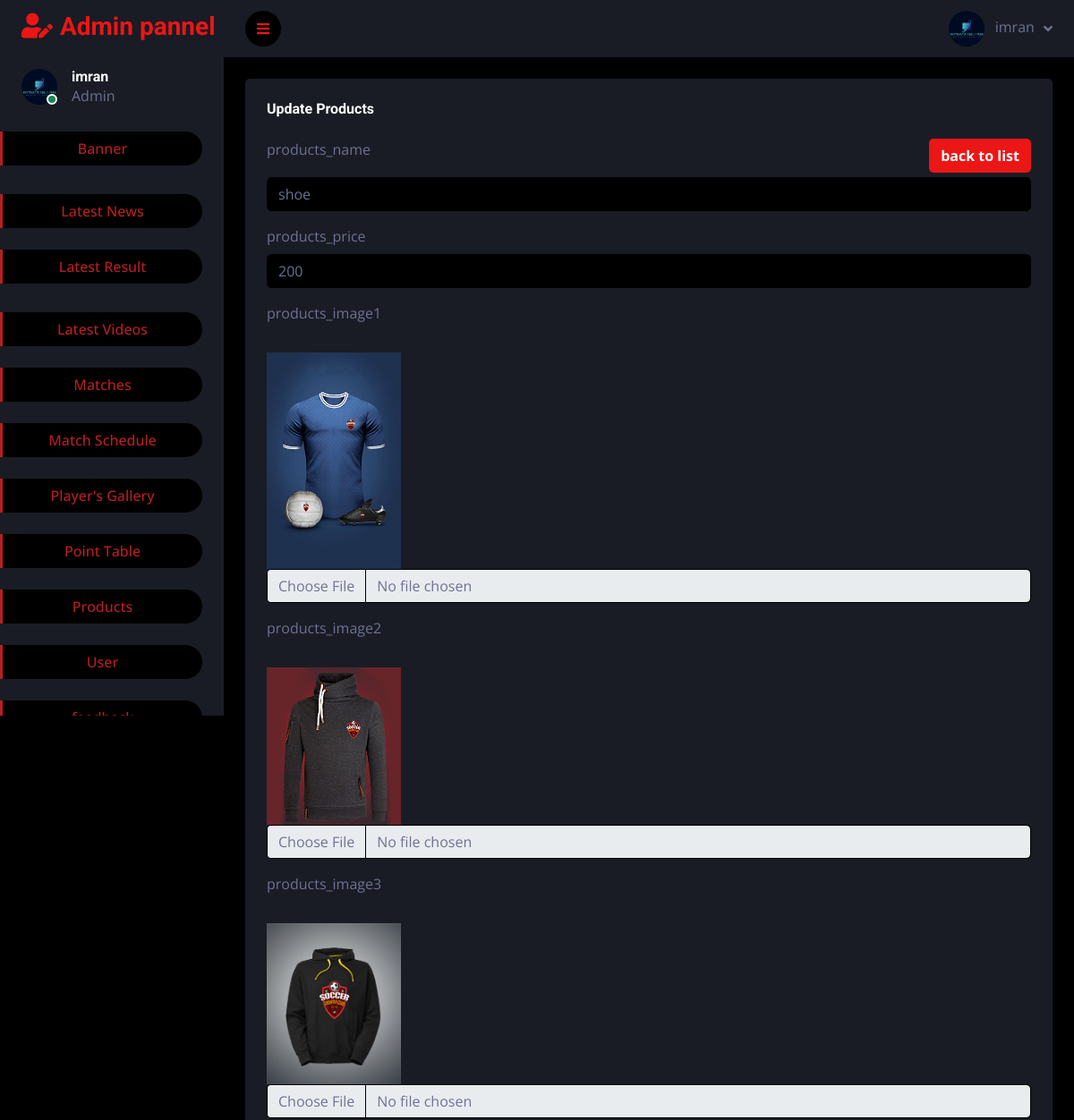
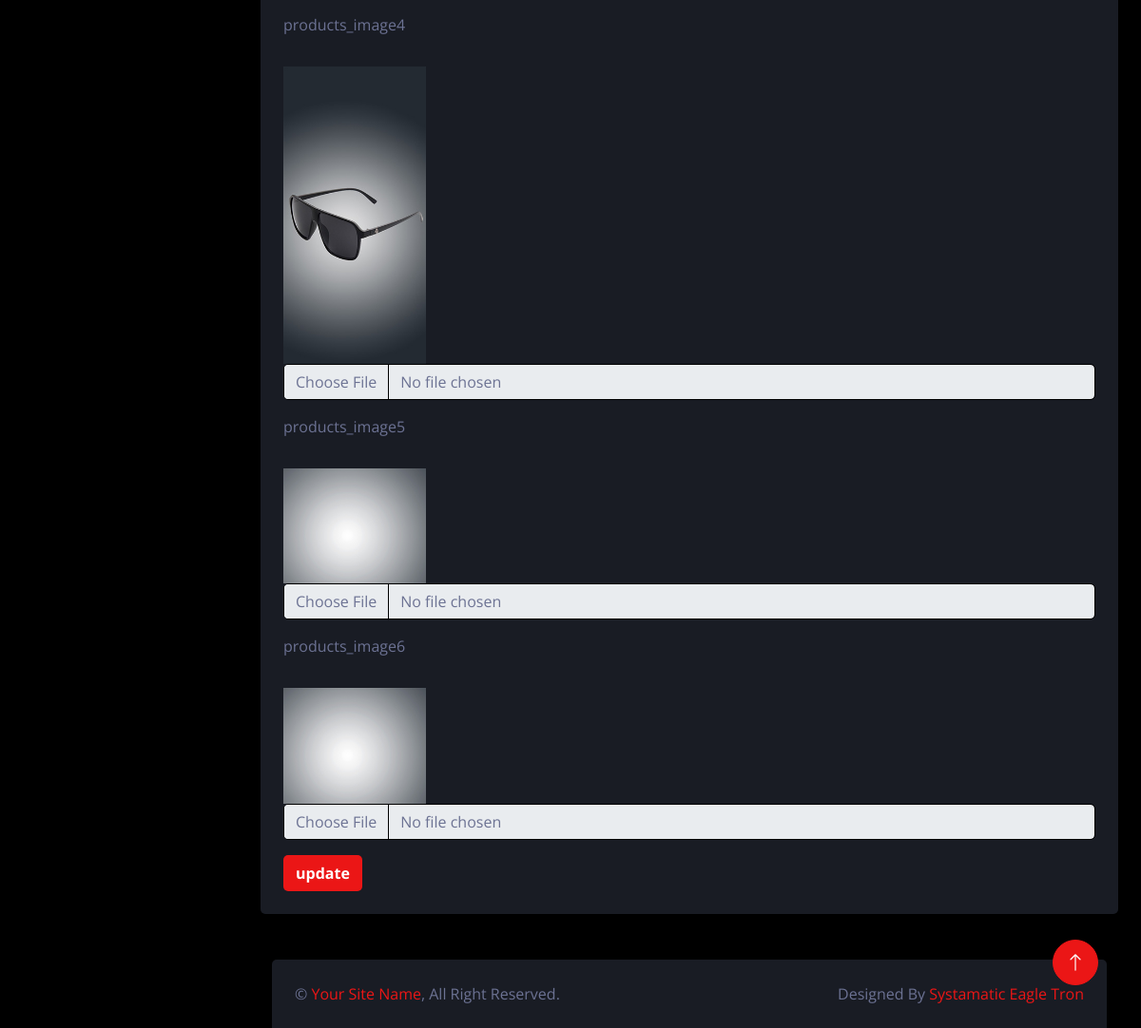
Screenshot of /product_update.php?up&update_id=3 (signed in) with the database file from the repository (2 pictures, top to bottom).
### tables this page shows
CREATE TABLE IF NOT EXISTS `products` (
  `products_id` int(11) NOT NULL AUTO_INCREMENT,
  `products_name` varchar(226) NOT NULL,
  `products_price` varchar(226) NOT NULL,
  `products_image1` varchar(226) NOT NULL,
  `products_image2` varchar(226) NOT NULL,
  `products_image3` varchar(226) NOT NULL,
  `products_image4` varchar(226) NOT NULL,
  `products_image5` varchar(226) NOT NULL,
  `products_image6` varchar(226) NOT NULL,
  PRIMARY KEY (`products_id`)
);

### product_update.php (the view, shortened to what this page needs)
<?php
include('header.php');
$id = $_GET['update_id'];
?>
<div class="container-fluid pt-4 px-4">
                <div class="row g-4">
                    <div class="col-sm-12 col-xl-12">
                        <div class="bg-secondary rounded h-100 p-4">
                            <h6 class="mb-4">Update Products</h6>
                        <a href="products.php"><button style="background-color:#EB1616;font-weight:bolder;color:white;float:right;margin-bottom:5px;" class="btn">back to list</button></a>
                            <form method="POST" enctype="multipart/form-data">
                            <?php
$sqlq=mysqli_query($con,"SELECT * from `products`  where products_id = '".$id."' " );
$st=mysqli_fetch_array($sqlq);
?>
                            <div class="mb-3">
                                    <label class="form-label">products_name</label>
                                    <input type="text"  value="<?php echo $st['products_name']?>"   name="products_name" class="form-control" >
                                </div>
                                <div class="mb-3">
                                    <label class="form-label">products_price</label>
                                    <input type="text"  value="<?php echo $st['products_price']?>"   name="products_price" class="form-control">
                                </div>
                                <div class="mb-3">
                                    <label class="form-label">products_image1</label>
                                    <br>
                                    <br>
                                    <img src="<?php echo $st['products_image1']?>" width="150px" alt="">
                                    <input type="file" name="products_image1" class="form-control">
                                </div>
                                <div class="mb-3">
                                    <label class="form-label">products_image2</label>
                                    <br>
                                    <br>
                                    <img src="<?php echo $st['products_image2']?>" width="150px" alt="">
                                    <input type="file" name="products_image2" class="form-control">
                                </div>
                                <div class="mb-3">
                                    <label class="form-label">products_image3</label>
                                    <br>
                                    <br>
                                    <img src="<?php echo $st['products_image3']?>" width="150px" alt="">
                                    <input type="file" name="products_image3" class="form-control">
                                </div>
                                <div class="mb-3">
                                    <label class="form-label">products_image4</label>
                                    <br>
                                    <br>
                                    <img src="<?php echo $st['products_image4']?>" width="150px" alt="">
                                    <input type="file" name="products_image4" class="form-control">
                                </div>
                                <div class="mb-3">
                                    <label class="form-label">products_image5</label>
                                    <br>
                                    <br>
                                    <img src="<?php echo $st['products_image5']?>" width="150px" alt="">
                                    <input type="file" name="products_image5" class="form-control">
                                </div>
                                <div class="mb-3">
                                    <label class="form-label">products_image6</label>
                                    <br>
                                    <br>
                                    <img src="<?php echo $st['products_image6']?>" width="150px" alt="">
                                    <input type="file" name="products_image6" class="form-control">
                                </div>
                               <div>
             <button  name="update" type="submit" class="btn"  style="background-color:#EB1616;font-weight:bolder;color:white;">update</button>
                             </div>
                            </form>
                        </div>
                    </div>
<?php
include('footer.php');
?>

### header.php (shortened to what this page needs)
<?php
include('config.php');
?>
<!DOCTYPE html>
<html lang="en">
<head>
    <link href="https://cdnjs.cloudflare.com/ajax/libs/font-awesome/5.10.0/css/all.min.css" rel="stylesheet">
    <link href="https://cdn.jsdelivr.net/npm/bootstrap-icons@1.4.1/font/bootstrap-icons.css" rel="stylesheet">
    <link href="lib/owlcarousel/assets/owl.carousel.min.css" rel="stylesheet">
    <link href="lib/tempusdominus/css/tempusdominus-bootstrap-4.min.css" rel="stylesheet" />
    <link href="css/bootstrap.min.css" rel="stylesheet">
    <link href="css/style.css" rel="stylesheet">
</head>
<body>
    <div class="container-fluid position-relative d-flex p-0">
        <?php
               $set = mysqli_query($con,"SELECT * FROM admin");
               $set1 = mysqli_fetch_array($set);
               ?>
        <div class="sidebar pe-4 pb-3">
            <nav class="navbar bg-secondary navbar-dark">
                <a href="index.html" class="navbar-brand mx-4 mb-3">
                    <h3 class="text-primary"><i class="fa fa-user-edit me-2"></i>Admin pannel</h3>
                </a>
                <div class="d-flex align-items-center ms-4 mb-4">
                    <div class="position-relative">
                        <img class="rounded-circle" src="<?php echo $set1['admin_img']?>" alt="" style="width: 40px; height: 40px;">
                        <div class="bg-success rounded-circle border border-2 border-white position-absolute end-0 bottom-0 p-1"></div>
                    </div>
                    <div class="ms-3">
                        <h6 class="mb-0"><?php echo $set1['admin_name']?></h6>
                        <span>Admin</span>
                    </div>
                </div>
                <div class="navbar-nav w-100">
                    <a href="main.php" class="nav-item nav-link active mt-1 text-center">Banner</a><br>
                    <a href="latest_news.php" class="nav-item nav-link active mt-2 text-center">Latest News</a><br>
                    <a href="latest_result.php" class="nav-item nav-link active text-center">Latest Result</a><br>
                    <a href="latest_video.php" class="nav-item nav-link active mt-2 text-center">Latest Videos</a><br>
                    <a href="match.php" class="nav-item nav-link active text-center">Matches</a><br>
                    <a href="match_shedule.php" class="nav-item nav-link active text-center">Match Schedule</a><br>
                    <a href="player_gallery.php" class="nav-item nav-link active text-center">Player's Gallery</a><br>
                    <a href="point_table.php" class="nav-item nav-link active text-center">Point Table</a><br>
                    <a href="products.php" class="nav-item nav-link active text-center">Products</a><br>
                    <a href="user.php" class="nav-item nav-link active text-center">User</a><br>
                    <a href="feedback.php" class="nav-item nav-link active text-center">feedback</a>
                </div>
            </nav>
        </div>
        <div class="content">
            <nav class="navbar navbar-expand bg-secondary navbar-dark sticky-top px-4 py-0">
                <a href="#" class="sidebar-toggler flex-shrink-0">
                    <i class="fa fa-bars"></i>
                </a>
                <div class="navbar-nav align-items-center ms-auto">
                       <?php
                       $sqlq=mysqli_query($con,"SELECT * from `admin`" );
 ?>
                    <div class="nav-item dropdown">
                        <a href="#" class="nav-link dropdown-toggle" data-bs-toggle="dropdown">
                            <img class="rounded-circle me-lg-2" src="<?php echo $set1['admin_img']?>" alt="" style="width: 40px; height: 40px;">
                            <span class="d-none d-lg-inline-flex"><?php echo $set1['admin_name']?></span>
                        </a>
                    </div>
                </div>
            </nav>

### css/style.css (style rules this page uses)
:root { --primary: #b81e20; --secondary: #191C24; --light: #6C7293; --dark: #000000; }
.btn { transition: .5s; }
.sidebar { position: fixed; top: 0; left: 0; bottom: 0; width: 250px; height: 100vh; overflow-y: auto; background: var(--secondary); transition: 0.5s; z-index: 999; }
.content { margin-left: 250px; min-height: 100vh; background: var(--dark); transition: 0.5s; }
@media (min-width: 992px) { .sidebar { margin-left: 0; } }
@media (min-width: 992px) { .content { width: calc(100% - 250px); } }
.sidebar .navbar .navbar-nav .nav-link { padding: 7px 20px; color: var(--light); font-weight: 500; border-left: 3px solid var(--secondary); border-radius: 0 30px 30px 0; outline: none; }
.sidebar .navbar .navbar-nav .nav-link:hover, .sidebar .navbar .navbar-nav .nav-link.active { color: var(--primary); background: var(--dark); border-color: var(--primary); }
.content .navbar .navbar-nav .nav-link { margin-left: 25px; padding: 12px 0; color: var(--light); outline: none; }
.content .navbar .sidebar-toggler, .content .navbar .navbar-nav .nav-link i { width: 40px; height: 40px; display: inline-flex; align-items: center; justify-content: center; background: var(--dark); border-radius: 40px; }
.content .navbar .dropdown-toggle::after { margin-left: 6px; vertical-align: middle; border: none; content: "\f107"; font-family: "Font Awesome 5 Free"; font-weight: 900; transition: .5s; }

### rows the page displays
products: products_name "shoe", products_price "200", products_image1 (picture), products_image2 (picture), products_image3 (picture), products_image4 (picture), products_image5 (picture), products_image6 (picture)

### other values shown
$set1['admin_name'] "imran"
